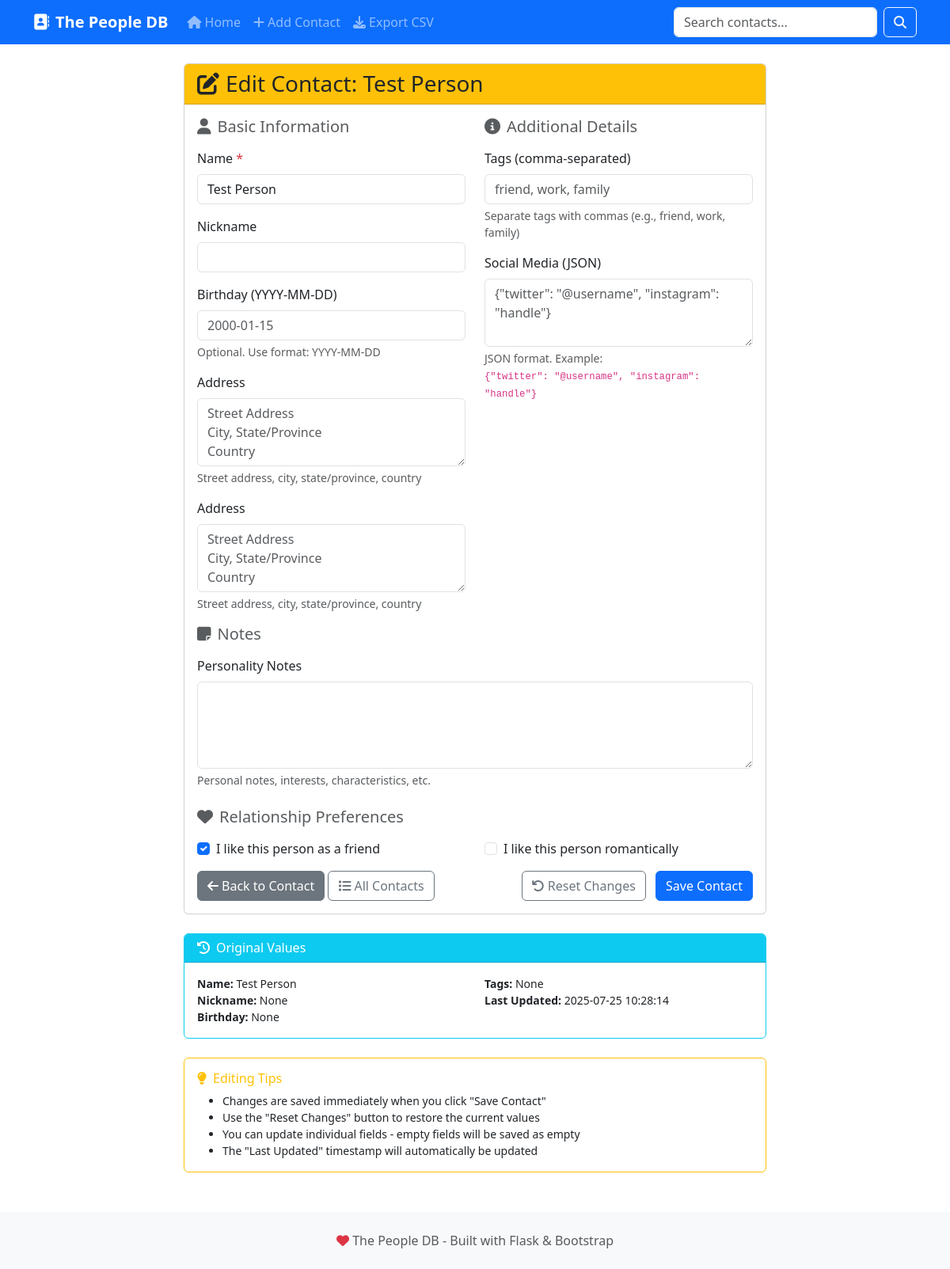
The page /edit/3 on the database its author committed.
### tables this page shows
CREATE TABLE contacts (
                id INTEGER PRIMARY KEY AUTOINCREMENT,
                name TEXT NOT NULL,
                nickname TEXT,
                birthday TEXT,
                personality_notes TEXT,
                social_media TEXT,
                tags TEXT,
                created_at TIMESTAMP DEFAULT CURRENT_TIMESTAMP,
                updated_at TIMESTAMP DEFAULT CURRENT_TIMESTAMP
            , like_as_friend BOOLEAN DEFAULT 0, like_romantically BOOLEAN DEFAULT 0, address TEXT DEFAULT "");

### app.py (the view, shortened to what this page needs)
@app.route('/edit/<int:contact_id>', methods=['GET', 'POST'])
def edit_contact(contact_id):
    contact = db.get_contact_by_id(contact_id)
    if not contact:
        flash('Contact not found', 'error')
        return redirect(url_for('index'))
    form = ContactForm()
    if request.method == 'GET':
        form.name.data = contact['name']
        form.nickname.data = contact['nickname']
        form.birthday.data = contact['birthday']
        form.address.data = contact.get('address', '')
        form.personality_notes.data = contact['personality_notes']
        form.social_media.data = json.dumps(contact['social_media'], indent=2) if contact['social_media'] else ''
        form.tags.data = ', '.join(contact['tags'])
        form.like_as_friend.data = contact.get('like_as_friend', False)
        form.like_romantically.data = contact.get('like_romantically', False)
    return render_template('edit_contact.html', form=form, contact=contact)

### templates/edit_contact.html (shortened to what this page needs)
{% extends "base.html" %}
{% block content %}
<div class="row justify-content-center">
    <div class="col-lg-8">
        <div class="card">
            <div class="card-header bg-warning text-dark">
                <h3 class="card-title mb-0">
                    <i class="fas fa-edit me-2"></i>Edit Contact: {{ contact.name }}
                </h3>
            </div>
            <div class="card-body">
                <form method="POST" novalidate>
                    <div class="row">
                        <div class="col-md-6">
                            <h5 class="text-muted mb-3">
                                <i class="fas fa-user me-2"></i>Basic Information
                            </h5>
                            <div class="mb-3">
                                {{ form.name.label(class="form-label") }}
                                <span class="text-danger">*</span>
                                {{ form.name() }}
                            </div>
                            <div class="mb-3">
                                {{ form.nickname.label(class="form-label") }}
                                {{ form.nickname() }}
                            </div>
                            <div class="mb-3">
                                {{ form.birthday.label(class="form-label") }}
                                {{ form.birthday() }}
                                <div class="form-text">Optional. Use format: YYYY-MM-DD</div>
                            </div>
                            <div class="mb-3">
                                {{ form.address.label(class="form-label") }}
                                {{ form.address() }}
                                <div class="form-text">Street address, city, state/province, country</div>
                            </div>
                            <div class="mb-3">
                                {{ form.address.label(class="form-label") }}
                                {{ form.address() }}
                                <div class="form-text">Street address, city, state/province, country</div>
                            </div>
                        </div>
                        <div class="col-md-6">
                            <h5 class="text-muted mb-3">
                                <i class="fas fa-info-circle me-2"></i>Additional Details
                            </h5>
                            <div class="mb-3">
                                {{ form.tags.label(class="form-label") }}
                                {{ form.tags() }}
                                <div class="form-text">
                                    Separate tags with commas (e.g., friend, work, family)
                                </div>
                            </div>
                            <div class="mb-3">
                                {{ form.social_media.label(class="form-label") }}
                                {{ form.social_media() }}
                                <div class="form-text">
                                    JSON format. Example:<br>
                                    <code>{"twitter": "@username", "instagram": "handle"}</code>
                                </div>
                            </div>
                        </div>
                    </div>
                    <div class="row">
                        <div class="col-12">
                            <h5 class="text-muted mb-3">
                                <i class="fas fa-sticky-note me-2"></i>Notes
                            </h5>
                            <div class="mb-4">
                                {{ form.personality_notes.label(class="form-label") }}
                                {{ form.personality_notes() }}
                                <div class="form-text">
                                    Personal notes, interests, characteristics, etc.
                                </div>
                            </div>
                        </div>
                    </div>
                    <div class="row">
                        <div class="col-12">
                            <h5 class="text-muted mb-3">
                                <i class="fas fa-heart me-2"></i>Relationship Preferences
                            </h5>
                            <div class="row">
                                <div class="col-md-6">
                                    <div class="form-check mb-3">
                                        {{ form.like_as_friend() }}
                                        {{ form.like_as_friend.label(class="form-check-label") }}
                                    </div>
                                </div>
                                <div class="col-md-6">
                                    <div class="form-check mb-3">
                                        {{ form.like_romantically() }}
                                        {{ form.like_romantically.label(class="form-check-label") }}
                                    </div>
                                </div>
                            </div>
                        </div>
                    </div>
                    <div class="d-flex justify-content-between">
                        <div>
                            <a href="{{ url_for('view_contact', contact_id=contact.id) }}" class="btn btn-secondary">
                                <i class="fas fa-arrow-left me-1"></i>Back to Contact
                            </a>
                            <a href="{{ url_for('index') }}" class="btn btn-outline-secondary">
                                <i class="fas fa-list me-1"></i>All Contacts
                            </a>
                        </div>
                        <div>
                            <button type="button" class="btn btn-outline-secondary me-2" onclick="resetToOriginal()">
                                <i class="fas fa-undo me-1"></i>Reset Changes
                            </button>
                            {{ form.submit() }}
                        </div>
                    </div>
                </form>
            </div>
        </div>
        <div class="mt-4">
            <div class="card border-info">
                <div class="card-header bg-info text-white">
                    <h6 class="mb-0">
                        <i class="fas fa-history me-2"></i>Original Values
                    </h6>
                </div>
                <div class="card-body">
                    <div class="row small">
                        <div class="col-md-6">
                            <strong>Name:</strong> {{ contact.name }}<br>
                            <strong>Nickname:</strong> {{ contact.nickname or 'None' }}<br>
                            <strong>Birthday:</strong> {{ contact.birthday or 'None' }}
                        </div>
                        <div class="col-md-6">
                            <strong>Tags:</strong> {{ contact.tags | join(', ') or 'None' }}<br>
                            <strong>Last Updated:</strong> {{ contact.updated_at[:19] if contact.updated_at else 'Never' }}
                        </div>
                    </div>
                </div>
            </div>
        </div>
        <div class="mt-4">
            <div class="card border-warning">
                <div class="card-body">
                    <h6 class="card-title text-warning">
                        <i class="fas fa-lightbulb me-2"></i>Editing Tips
                    </h6>
                    <ul class="mb-0 small">
                        <li>Changes are saved immediately when you click "Save Contact"</li>
                        <li>Use the "Reset Changes" button to restore the current values</li>
                        <li>You can update individual fields - empty fields will be saved as empty</li>
                        <li>The "Last Updated" timestamp will automatically be updated</li>
                    </ul>
                </div>
            </div>
        </div>
    </div>
</div>
{% endblock %}

### rows shown on the page
contacts: name "Test Person", like_as_friend "☑", nickname "None", birthday "None", updated_at "2025-07-25 10:28:14"

### other values the page prints
{{ contact.tags | join(', ') or 'None' }} "None"
